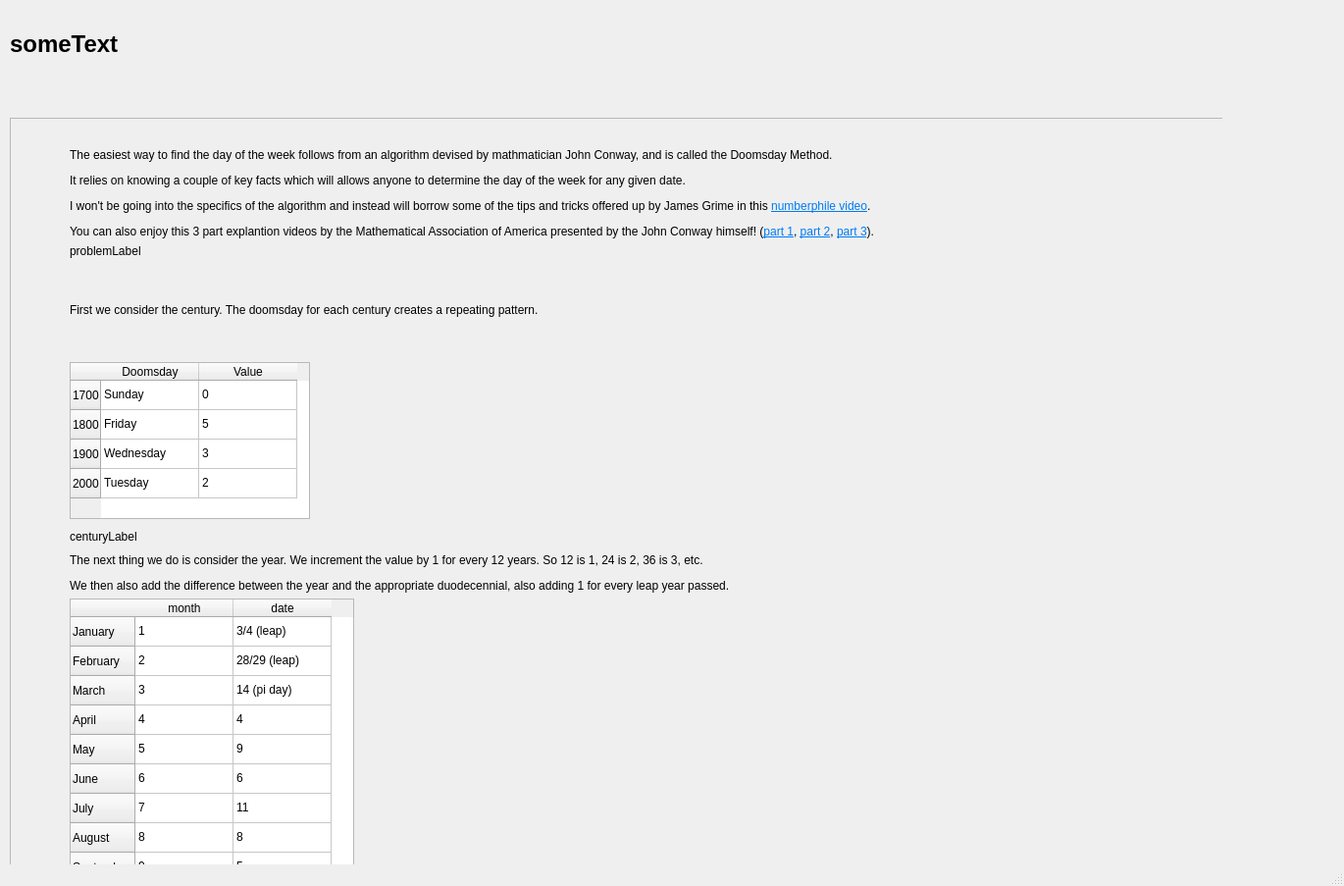
<?xml version="1.0" encoding="UTF-8"?>
<ui version="4.0">
 <class>DOW</class>
 <widget class="QMainWindow" name="DOW">
  <property name="geometry">
   <rect>
    <x>0</x>
    <y>0</y>
    <width>1370</width>
    <height>903</height>
   </rect>
  </property>
  <property name="windowTitle">
   <string>DOW</string>
  </property>
  <widget class="QWidget" name="centralwidget">
   <widget class="QLabel" name="dateLabel">
    <property name="geometry">
     <rect>
      <x>10</x>
      <y>10</y>
      <width>521</width>
      <height>71</height>
     </rect>
    </property>
    <property name="text">
     <string>&lt;html&gt;&lt;head/&gt;&lt;body&gt;&lt;p&gt;&lt;span style=&quot; font-size:18pt; font-weight:700;&quot;&gt;someText&lt;/span&gt;&lt;/p&gt;&lt;/body&gt;&lt;/html&gt;</string>
    </property>
   </widget>
   <widget class="QStackedWidget" name="stackedWidget">
    <property name="geometry">
     <rect>
      <x>0</x>
      <y>60</y>
      <width>1246</width>
      <height>1000</height>
     </rect>
    </property>
    <property name="sizePolicy">
     <sizepolicy hsizetype="Preferred" vsizetype="Preferred">
      <horstretch>0</horstretch>
      <verstretch>0</verstretch>
     </sizepolicy>
    </property>
    <property name="lineWidth">
     <number>0</number>
    </property>
    <property name="currentIndex">
     <number>1</number>
    </property>
    <widget class="QWidget" name="page">
     <property name="enabled">
      <bool>true</bool>
     </property>
     <property name="maximumSize">
      <size>
       <width>16777215</width>
       <height>1000</height>
      </size>
     </property>
     <widget class="QPushButton" name="monday">
      <property name="geometry">
       <rect>
        <x>370</x>
        <y>70</y>
        <width>211</width>
        <height>111</height>
       </rect>
      </property>
      <property name="text">
       <string>Monday</string>
      </property>
     </widget>
     <widget class="QPushButton" name="tuesday">
      <property name="geometry">
       <rect>
        <x>650</x>
        <y>70</y>
        <width>211</width>
        <height>111</height>
       </rect>
      </property>
      <property name="text">
       <string>Tuesday</string>
      </property>
     </widget>
     <widget class="QPushButton" name="wednesday">
      <property name="geometry">
       <rect>
        <x>370</x>
        <y>210</y>
        <width>211</width>
        <height>111</height>
       </rect>
      </property>
      <property name="text">
       <string>Wednesday</string>
      </property>
     </widget>
     <widget class="QPushButton" name="thursday">
      <property name="geometry">
       <rect>
        <x>650</x>
        <y>200</y>
        <width>211</width>
        <height>111</height>
       </rect>
      </property>
      <property name="text">
       <string>Thursday</string>
      </property>
     </widget>
     <widget class="QPushButton" name="friday">
      <property name="geometry">
       <rect>
        <x>370</x>
        <y>340</y>
        <width>211</width>
        <height>111</height>
       </rect>
      </property>
      <property name="text">
       <string>Friday</string>
      </property>
     </widget>
     <widget class="QPushButton" name="sunday">
      <property name="geometry">
       <rect>
        <x>370</x>
        <y>470</y>
        <width>211</width>
        <height>111</height>
       </rect>
      </property>
      <property name="text">
       <string>Sunday</string>
      </property>
     </widget>
     <widget class="QPushButton" name="helpButton">
      <property name="geometry">
       <rect>
        <x>650</x>
        <y>470</y>
        <width>211</width>
        <height>111</height>
       </rect>
      </property>
      <property name="text">
       <string>Help!</string>
      </property>
     </widget>
     <widget class="QPushButton" name="saturday">
      <property name="geometry">
       <rect>
        <x>650</x>
        <y>340</y>
        <width>211</width>
        <height>111</height>
       </rect>
      </property>
      <property name="text">
       <string>Saturday</string>
      </property>
     </widget>
     <widget class="QLabel" name="highScoreLabel">
      <property name="geometry">
       <rect>
        <x>960</x>
        <y>20</y>
        <width>181</width>
        <height>41</height>
       </rect>
      </property>
      <property name="text">
       <string>TextLabel</string>
      </property>
     </widget>
     <widget class="QLabel" name="livesLabel">
      <property name="geometry">
       <rect>
        <x>960</x>
        <y>80</y>
        <width>171</width>
        <height>41</height>
       </rect>
      </property>
      <property name="text">
       <string>lives</string>
      </property>
     </widget>
     <widget class="QLabel" name="scoreLabel">
      <property name="geometry">
       <rect>
        <x>960</x>
        <y>140</y>
        <width>161</width>
        <height>31</height>
       </rect>
      </property>
      <property name="text">
       <string>score </string>
      </property>
     </widget>
     <widget class="QLabel" name="userResponse">
      <property name="geometry">
       <rect>
        <x>960</x>
        <y>500</y>
        <width>171</width>
        <height>41</height>
       </rect>
      </property>
      <property name="text">
       <string/>
      </property>
     </widget>
    </widget>
    <widget class="QWidget" name="page_2">
     <property name="minimumSize">
      <size>
       <width>0</width>
       <height>1000</height>
      </size>
     </property>
     <widget class="QScrollArea" name="scrollArea">
      <property name="geometry">
       <rect>
        <x>10</x>
        <y>60</y>
        <width>1251</width>
        <height>791</height>
       </rect>
      </property>
      <property name="widgetResizable">
       <bool>true</bool>
      </property>
      <widget class="QWidget" name="scrollAreaWidgetContents">
       <property name="geometry">
        <rect>
         <x>0</x>
         <y>-411</y>
         <width>1235</width>
         <height>1200</height>
        </rect>
       </property>
       <property name="minimumSize">
        <size>
         <width>0</width>
         <height>1200</height>
        </size>
       </property>
       <widget class="QWidget" name="gridLayoutWidget">
        <property name="geometry">
         <rect>
          <x>60</x>
          <y>30</y>
          <width>945</width>
          <height>1071</height>
         </rect>
        </property>
        <layout class="QGridLayout" name="gridLayout">
         <item row="19" column="0">
          <widget class="QLabel" name="answerLabel">
           <property name="text">
            <string>answerLabel</string>
           </property>
          </widget>
         </item>
         <item row="3" column="0">
          <widget class="QTableWidget" name="centuriesTable">
           <property name="enabled">
            <bool>true</bool>
           </property>
           <property name="maximumSize">
            <size>
             <width>245</width>
             <height>160</height>
            </size>
           </property>
           <property name="autoScroll">
            <bool>false</bool>
           </property>
           <row>
            <property name="text">
             <string>1700</string>
            </property>
           </row>
           <row>
            <property name="text">
             <string>1800</string>
            </property>
           </row>
           <row>
            <property name="text">
             <string>1900</string>
            </property>
           </row>
           <row>
            <property name="text">
             <string>2000</string>
            </property>
           </row>
           <column>
            <property name="text">
             <string>Doomsday</string>
            </property>
           </column>
           <column>
            <property name="text">
             <string>Value</string>
            </property>
           </column>
           <item row="0" column="0">
            <property name="text">
             <string>Sunday</string>
            </property>
            <property name="flags">
             <set>ItemIsDragEnabled|ItemIsDropEnabled|ItemIsUserCheckable|ItemIsEnabled</set>
            </property>
           </item>
           <item row="0" column="1">
            <property name="text">
             <string>0</string>
            </property>
            <property name="flags">
             <set>ItemIsDragEnabled|ItemIsDropEnabled|ItemIsUserCheckable|ItemIsEnabled</set>
            </property>
           </item>
           <item row="1" column="0">
            <property name="text">
             <string>Friday</string>
            </property>
            <property name="flags">
             <set>ItemIsDragEnabled|ItemIsDropEnabled|ItemIsUserCheckable|ItemIsEnabled</set>
            </property>
           </item>
           <item row="1" column="1">
            <property name="text">
             <string>5</string>
            </property>
            <property name="flags">
             <set>ItemIsDragEnabled|ItemIsDropEnabled|ItemIsUserCheckable|ItemIsEnabled</set>
            </property>
           </item>
           <item row="2" column="0">
            <property name="text">
             <string>Wednesday</string>
            </property>
            <property name="flags">
             <set>ItemIsDragEnabled|ItemIsDropEnabled|ItemIsUserCheckable|ItemIsEnabled</set>
            </property>
           </item>
           <item row="2" column="1">
            <property name="text">
             <string>3</string>
            </property>
            <property name="flags">
             <set>ItemIsDragEnabled|ItemIsDropEnabled|ItemIsUserCheckable|ItemIsEnabled</set>
            </property>
           </item>
           <item row="3" column="0">
            <property name="text">
             <string>Tuesday</string>
            </property>
            <property name="flags">
             <set>ItemIsDragEnabled|ItemIsDropEnabled|ItemIsUserCheckable|ItemIsEnabled</set>
            </property>
           </item>
           <item row="3" column="1">
            <property name="text">
             <string>2</string>
            </property>
            <property name="flags">
             <set>ItemIsDragEnabled|ItemIsDropEnabled|ItemIsUserCheckable|ItemIsEnabled</set>
            </property>
           </item>
          </widget>
         </item>
         <item row="10" column="0">
          <widget class="QLabel" name="yearLabel3">
           <property name="text">
            <string/>
           </property>
          </widget>
         </item>
         <item row="18" column="0">
          <widget class="QLabel" name="doomsdayCalcLabel">
           <property name="text">
            <string>doomsdayCalcLabel</string>
           </property>
          </widget>
         </item>
         <item row="2" column="0">
          <widget class="QLabel" name="centuryPatternLabel">
           <property name="text">
            <string>&lt;html&gt;&lt;head/&gt;&lt;body&gt;&lt;p&gt;First we consider the century. The doomsday for each century creates a repeating pattern. &lt;/p&gt;&lt;p&gt;&lt;br/&gt;&lt;/p&gt;&lt;/body&gt;&lt;/html&gt;</string>
           </property>
          </widget>
         </item>
         <item row="6" column="0">
          <widget class="QLabel" name="yearPatternLabel">
           <property name="text">
            <string>&lt;html&gt;&lt;head/&gt;&lt;body&gt;&lt;p&gt;The next thing we do is consider the year. We increment the value by 1 for every 12 years. So 12 is 1, 24 is 2, 36 is 3, etc. &lt;/p&gt;&lt;p&gt;We then also add the difference between the year and the appropriate duodecennial, also adding 1 for every leap year passed. &lt;/p&gt;&lt;/body&gt;&lt;/html&gt;</string>
           </property>
          </widget>
         </item>
         <item row="4" column="0">
          <widget class="QLabel" name="centuryLabel">
           <property name="text">
            <string>centuryLabel</string>
           </property>
          </widget>
         </item>
         <item row="9" column="0">
          <widget class="QLabel" name="yearLabel2">
           <property name="text">
            <string>yearLabel</string>
           </property>
          </widget>
         </item>
         <item row="8" column="0">
          <widget class="QLabel" name="yearLabel1">
           <property name="text">
            <string>yearLabel</string>
           </property>
          </widget>
         </item>
         <item row="1" column="0">
          <widget class="QLabel" name="problemLabel">
           <property name="text">
            <string>&lt;html&gt;&lt;head/&gt;&lt;body&gt;&lt;p&gt;problemLabel&lt;/p&gt;&lt;p&gt;&lt;br/&gt;&lt;/p&gt;&lt;/body&gt;&lt;/html&gt;</string>
           </property>
          </widget>
         </item>
         <item row="7" column="0">
          <widget class="QTableWidget" name="tableWidget">
           <property name="maximumSize">
            <size>
             <width>290</width>
             <height>395</height>
            </size>
           </property>
           <row>
            <property name="text">
             <string>January</string>
            </property>
           </row>
           <row>
            <property name="text">
             <string>February</string>
            </property>
           </row>
           <row>
            <property name="text">
             <string>March</string>
            </property>
           </row>
           <row>
            <property name="text">
             <string>April</string>
            </property>
           </row>
           <row>
            <property name="text">
             <string>May</string>
            </property>
           </row>
           <row>
            <property name="text">
             <string>June</string>
            </property>
           </row>
           <row>
            <property name="text">
             <string>July</string>
            </property>
           </row>
           <row>
            <property name="text">
             <string>August</string>
            </property>
           </row>
           <row>
            <property name="text">
             <string>September</string>
            </property>
           </row>
           <row>
            <property name="text">
             <string>October</string>
            </property>
           </row>
           <row>
            <property name="text">
             <string>November</string>
            </property>
           </row>
           <row>
            <property name="text">
             <string>December</string>
            </property>
           </row>
           <column>
            <property name="text">
             <string>month</string>
            </property>
           </column>
           <column>
            <property name="text">
             <string>date</string>
            </property>
           </column>
           <item row="0" column="0">
            <property name="text">
             <string>1</string>
            </property>
           </item>
           <item row="0" column="1">
            <property name="text">
             <string>3/4 (leap)</string>
            </property>
           </item>
           <item row="1" column="0">
            <property name="text">
             <string>2</string>
            </property>
           </item>
           <item row="1" column="1">
            <property name="text">
             <string>28/29 (leap)</string>
            </property>
           </item>
           <item row="2" column="0">
            <property name="text">
             <string>3</string>
            </property>
           </item>
           <item row="2" column="1">
            <property name="text">
             <string>14 (pi day)</string>
            </property>
           </item>
           <item row="3" column="0">
            <property name="text">
             <string>4</string>
            </property>
           </item>
           <item row="3" column="1">
            <property name="text">
             <string>4</string>
            </property>
           </item>
           <item row="4" column="0">
            <property name="text">
             <string>5</string>
            </property>
           </item>
           <item row="4" column="1">
            <property name="text">
             <string>9</string>
            </property>
           </item>
           <item row="5" column="0">
            <property name="text">
             <string>6</string>
            </property>
           </item>
           <item row="5" column="1">
            <property name="text">
             <string>6</string>
            </property>
           </item>
           <item row="6" column="0">
            <property name="text">
             <string>7</string>
            </property>
           </item>
           <item row="6" column="1">
            <property name="text">
             <string>11</string>
            </property>
           </item>
           <item row="7" column="0">
            <property name="text">
             <string>8</string>
            </property>
           </item>
           <item row="7" column="1">
            <property name="text">
             <string>8</string>
            </property>
           </item>
           <item row="8" column="0">
            <property name="text">
             <string>9</string>
            </property>
           </item>
           <item row="8" column="1">
            <property name="text">
             <string>5</string>
            </property>
           </item>
           <item row="9" column="0">
            <property name="text">
             <string>10</string>
            </property>
           </item>
           <item row="9" column="1">
            <property name="text">
             <string>10</string>
            </property>
           </item>
           <item row="10" column="0">
            <property name="text">
             <string>11</string>
            </property>
           </item>
           <item row="10" column="1">
            <property name="text">
             <string>7</string>
            </property>
           </item>
           <item row="11" column="0">
            <property name="text">
             <string>12</string>
            </property>
           </item>
           <item row="11" column="1">
            <property name="text">
             <string>12</string>
            </property>
           </item>
          </widget>
         </item>
         <item row="0" column="0">
          <widget class="QLabel" name="aboutLabel">
           <property name="text">
            <string>&lt;html&gt;&lt;head/&gt;&lt;body&gt;&lt;p&gt;The easiest way to find the day of the week follows from an algorithm devised by mathmatician John Conway, and is called the Doomsday Method.&lt;/p&gt;&lt;p&gt;It relies on knowing a couple of key facts which will allows anyone to determine the day of the week for any given date. &lt;/p&gt;&lt;p&gt;I won't be going into the specifics of the algorithm and instead will borrow some of the tips and tricks offered up by James Grime in this &lt;a href=&quot;https://www.youtube.com/watch?v=z2x3SSBVGJU&quot;&gt;&lt;span style=&quot; text-decoration: underline; color:#007af4;&quot;&gt;numberphile video&lt;/span&gt;&lt;/a&gt;. &lt;/p&gt;&lt;p&gt;You can also enjoy this 3 part explantion videos by the Mathematical Association of America presented by the John Conway himself! (&lt;a href=&quot;https://www.youtube.com/watch?v=T_nQG-Bzxsg&quot;&gt;&lt;span style=&quot; text-decoration: underline; color:#007af4;&quot;&gt;part 1&lt;/span&gt;&lt;/a&gt;, &lt;a href=&quot;https://www.youtube.com/watch?v=hELMxWQQmw8&quot;&gt;&lt;span style=&quot; text-decoration: underline; color:#007af4;&quot;&gt;part 2&lt;/span&gt;&lt;/a&gt;, &lt;a href=&quot;https://www.youtube.com/watch?v=mN6oA3NIiWg&quot;&gt;&lt;span style=&quot; text-decoration: underline; color:#007af4;&quot;&gt;part 3&lt;/span&gt;&lt;/a&gt;).&lt;/p&gt;&lt;/body&gt;&lt;/html&gt;</string>
           </property>
          </widget>
         </item>
         <item row="16" column="0">
          <widget class="QLabel" name="label">
           <property name="text">
            <string>&lt;html&gt;&lt;head/&gt;&lt;body&gt;&lt;p&gt;The final thing to do is to find the value for the date and month. This is where the doomsday comes in. &lt;/p&gt;&lt;p&gt;Every year a set of dates have the same day of the week, and you must remember them.  A trick for the may/september, july november months are to recall the phrase 9-5 at 7/11. &lt;/p&gt;&lt;/body&gt;&lt;/html&gt;</string>
           </property>
          </widget>
         </item>
         <item row="17" column="0">
          <widget class="QLabel" name="doomsdayLabel">
           <property name="text">
            <string>doomsdayLabel</string>
           </property>
          </widget>
         </item>
        </layout>
       </widget>
       <widget class="QPushButton" name="pushButton">
        <property name="geometry">
         <rect>
          <x>1010</x>
          <y>990</y>
          <width>211</width>
          <height>111</height>
         </rect>
        </property>
        <property name="text">
         <string>Try Another!</string>
        </property>
       </widget>
      </widget>
     </widget>
    </widget>
   </widget>
  </widget>
  <widget class="QMenuBar" name="menubar">
   <property name="geometry">
    <rect>
     <x>0</x>
     <y>0</y>
     <width>1370</width>
     <height>21</height>
    </rect>
   </property>
  </widget>
  <widget class="QStatusBar" name="statusbar"/>
 </widget>
 <resources/>
 <connections/>
</ui>
